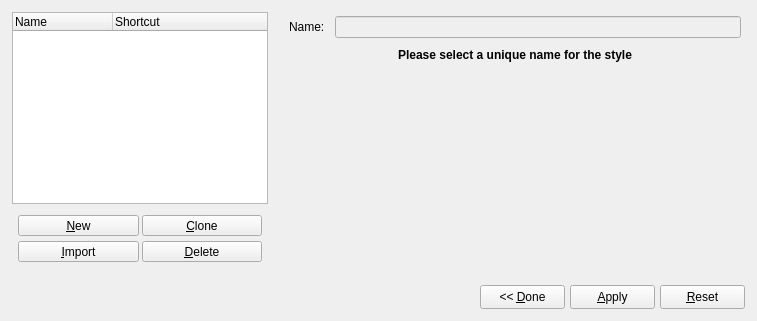
<ui version="4.0" >
 <class>StyleManager</class>
 <widget class="QDialog" name="StyleManager" >
  <property name="enabled" >
   <bool>true</bool>
  </property>
  <property name="sizePolicy" >
   <sizepolicy vsizetype="Preferred" hsizetype="MinimumExpanding" >
    <horstretch>0</horstretch>
    <verstretch>0</verstretch>
   </sizepolicy>
  </property>
  <layout class="QGridLayout" >
   <property name="leftMargin" >
    <number>6</number>
   </property>
   <property name="topMargin" >
    <number>6</number>
   </property>
   <property name="rightMargin" >
    <number>6</number>
   </property>
   <property name="bottomMargin" >
    <number>6</number>
   </property>
   <property name="horizontalSpacing" >
    <number>5</number>
   </property>
   <property name="verticalSpacing" >
    <number>5</number>
   </property>
   <item row="0" column="0" >
    <layout class="QVBoxLayout" >
     <property name="spacing" >
      <number>5</number>
     </property>
     <property name="leftMargin" >
      <number>6</number>
     </property>
     <property name="topMargin" >
      <number>6</number>
     </property>
     <property name="rightMargin" >
      <number>6</number>
     </property>
     <property name="bottomMargin" >
      <number>6</number>
     </property>
     <item>
      <widget class="StyleView" name="styleView" >
       <property name="contextMenuPolicy" >
        <enum>Qt::CustomContextMenu</enum>
       </property>
       <property name="alternatingRowColors" >
        <bool>true</bool>
       </property>
       <property name="allColumnsShowFocus" >
        <bool>true</bool>
       </property>
       <column>
        <property name="text" >
         <string>Name</string>
        </property>
       </column>
       <column>
        <property name="text" >
         <string>Shortcut</string>
        </property>
       </column>
      </widget>
     </item>
     <item>
      <widget class="QFrame" name="leftFrame" >
       <property name="sizePolicy" >
        <sizepolicy vsizetype="Preferred" hsizetype="Minimum" >
         <horstretch>0</horstretch>
         <verstretch>0</verstretch>
        </sizepolicy>
       </property>
       <property name="minimumSize" >
        <size>
         <width>190</width>
         <height>0</height>
        </size>
       </property>
       <property name="maximumSize" >
        <size>
         <width>32767</width>
         <height>32767</height>
        </size>
       </property>
       <property name="frameShape" >
        <enum>QFrame::NoFrame</enum>
       </property>
       <property name="frameShadow" >
        <enum>QFrame::Plain</enum>
       </property>
       <property name="lineWidth" >
        <number>0</number>
       </property>
       <layout class="QGridLayout" >
        <property name="leftMargin" >
         <number>6</number>
        </property>
        <property name="topMargin" >
         <number>6</number>
        </property>
        <property name="rightMargin" >
         <number>6</number>
        </property>
        <property name="bottomMargin" >
         <number>6</number>
        </property>
        <property name="horizontalSpacing" >
         <number>5</number>
        </property>
        <property name="verticalSpacing" >
         <number>5</number>
        </property>
        <item row="0" column="0" >
         <layout class="QHBoxLayout" >
          <property name="spacing" >
           <number>3</number>
          </property>
          <property name="leftMargin" >
           <number>0</number>
          </property>
          <property name="topMargin" >
           <number>0</number>
          </property>
          <property name="rightMargin" >
           <number>0</number>
          </property>
          <property name="bottomMargin" >
           <number>0</number>
          </property>
          <item>
           <widget class="QToolButton" name="newButton" >
            <property name="sizePolicy" >
             <sizepolicy vsizetype="Minimum" hsizetype="Preferred" >
              <horstretch>0</horstretch>
              <verstretch>0</verstretch>
             </sizepolicy>
            </property>
            <property name="minimumSize" >
             <size>
              <width>0</width>
              <height>0</height>
             </size>
            </property>
            <property name="maximumSize" >
             <size>
              <width>1000</width>
              <height>32767</height>
             </size>
            </property>
            <property name="text" >
             <string>&amp;New</string>
            </property>
            <property name="shortcut" >
             <string>Alt+N</string>
            </property>
           </widget>
          </item>
          <item>
           <widget class="QToolButton" name="cloneButton" >
            <property name="sizePolicy" >
             <sizepolicy vsizetype="Minimum" hsizetype="Preferred" >
              <horstretch>0</horstretch>
              <verstretch>0</verstretch>
             </sizepolicy>
            </property>
            <property name="minimumSize" >
             <size>
              <width>0</width>
              <height>0</height>
             </size>
            </property>
            <property name="maximumSize" >
             <size>
              <width>1000</width>
              <height>32767</height>
             </size>
            </property>
            <property name="toolTip" >
             <string>Clone copies the style to make similar styles easily.</string>
            </property>
            <property name="text" >
             <string>&amp;Clone</string>
            </property>
            <property name="shortcut" >
             <string>Alt+C</string>
            </property>
           </widget>
          </item>
         </layout>
        </item>
        <item row="1" column="0" >
         <layout class="QHBoxLayout" >
          <property name="spacing" >
           <number>3</number>
          </property>
          <property name="leftMargin" >
           <number>0</number>
          </property>
          <property name="topMargin" >
           <number>0</number>
          </property>
          <property name="rightMargin" >
           <number>0</number>
          </property>
          <property name="bottomMargin" >
           <number>0</number>
          </property>
          <item>
           <widget class="QToolButton" name="importButton" >
            <property name="sizePolicy" >
             <sizepolicy vsizetype="Minimum" hsizetype="Preferred" >
              <horstretch>0</horstretch>
              <verstretch>0</verstretch>
             </sizepolicy>
            </property>
            <property name="text" >
             <string>&amp;Import</string>
            </property>
            <property name="shortcut" >
             <string>Alt+I</string>
            </property>
           </widget>
          </item>
          <item>
           <widget class="QToolButton" name="deleteButton" >
            <property name="sizePolicy" >
             <sizepolicy vsizetype="Minimum" hsizetype="Preferred" >
              <horstretch>0</horstretch>
              <verstretch>0</verstretch>
             </sizepolicy>
            </property>
            <property name="text" >
             <string>&amp;Delete</string>
            </property>
            <property name="shortcut" >
             <string>Alt+D</string>
            </property>
           </widget>
          </item>
         </layout>
        </item>
       </layout>
      </widget>
     </item>
    </layout>
   </item>
   <item row="0" column="1" >
    <widget class="QFrame" name="rightFrame" >
     <property name="minimumSize" >
      <size>
       <width>472</width>
       <height>0</height>
      </size>
     </property>
     <property name="frameShape" >
      <enum>QFrame::NoFrame</enum>
     </property>
     <property name="frameShadow" >
      <enum>QFrame::Plain</enum>
     </property>
     <property name="lineWidth" >
      <number>0</number>
     </property>
     <layout class="QVBoxLayout" >
      <property name="spacing" >
       <number>0</number>
      </property>
      <property name="leftMargin" >
       <number>0</number>
      </property>
      <property name="topMargin" >
       <number>0</number>
      </property>
      <property name="rightMargin" >
       <number>0</number>
      </property>
      <property name="bottomMargin" >
       <number>0</number>
      </property>
      <item>
       <widget class="QFrame" name="editFrame" >
        <property name="sizePolicy" >
         <sizepolicy vsizetype="Preferred" hsizetype="Expanding" >
          <horstretch>0</horstretch>
          <verstretch>0</verstretch>
         </sizepolicy>
        </property>
        <property name="frameShape" >
         <enum>QFrame::NoFrame</enum>
        </property>
        <property name="frameShadow" >
         <enum>QFrame::Plain</enum>
        </property>
        <property name="lineWidth" >
         <number>0</number>
        </property>
        <layout class="QVBoxLayout" >
         <property name="spacing" >
          <number>0</number>
         </property>
         <property name="leftMargin" >
          <number>0</number>
         </property>
         <property name="topMargin" >
          <number>0</number>
         </property>
         <property name="rightMargin" >
          <number>0</number>
         </property>
         <property name="bottomMargin" >
          <number>0</number>
         </property>
         <item>
          <layout class="QHBoxLayout" >
           <property name="spacing" >
            <number>10</number>
           </property>
           <property name="leftMargin" >
            <number>10</number>
           </property>
           <property name="topMargin" >
            <number>10</number>
           </property>
           <property name="rightMargin" >
            <number>10</number>
           </property>
           <property name="bottomMargin" >
            <number>10</number>
           </property>
           <item>
            <widget class="QLabel" name="nameLabel" >
             <property name="text" >
              <string>Name:</string>
             </property>
             <property name="wordWrap" >
              <bool>false</bool>
             </property>
            </widget>
           </item>
           <item>
            <widget class="QLineEdit" name="nameEdit" >
             <property name="enabled" >
              <bool>false</bool>
             </property>
            </widget>
           </item>
          </layout>
         </item>
         <item>
          <widget class="QLabel" name="uniqueLabel" >
           <property name="maximumSize" >
            <size>
             <width>32767</width>
             <height>30</height>
            </size>
           </property>
           <property name="font" >
            <font>
             <weight>75</weight>
             <bold>true</bold>
            </font>
           </property>
           <property name="text" >
            <string>Please select a unique name for the style</string>
           </property>
           <property name="alignment" >
            <set>Qt::AlignCenter</set>
           </property>
           <property name="wordWrap" >
            <bool>false</bool>
           </property>
          </widget>
         </item>
         <item>
          <widget class="QFrame" name="mainFrame" >
           <property name="sizePolicy" >
            <sizepolicy vsizetype="MinimumExpanding" hsizetype="Preferred" >
             <horstretch>0</horstretch>
             <verstretch>0</verstretch>
            </sizepolicy>
           </property>
          </widget>
         </item>
        </layout>
       </widget>
      </item>
     </layout>
    </widget>
   </item>
   <item row="1" column="0" colspan="2" >
    <layout class="QHBoxLayout" >
     <property name="spacing" >
      <number>5</number>
     </property>
     <property name="leftMargin" >
      <number>6</number>
     </property>
     <property name="topMargin" >
      <number>6</number>
     </property>
     <property name="rightMargin" >
      <number>6</number>
     </property>
     <property name="bottomMargin" >
      <number>6</number>
     </property>
     <item>
      <spacer>
       <property name="orientation" >
        <enum>Qt::Horizontal</enum>
       </property>
       <property name="sizeType" >
        <enum>QSizePolicy::Expanding</enum>
       </property>
       <property name="sizeHint" >
        <size>
         <width>0</width>
         <height>20</height>
        </size>
       </property>
      </spacer>
     </item>
     <item>
      <widget class="QToolButton" name="okButton" >
       <property name="sizePolicy" >
        <sizepolicy vsizetype="Fixed" hsizetype="Preferred" >
         <horstretch>0</horstretch>
         <verstretch>0</verstretch>
        </sizepolicy>
       </property>
       <property name="minimumSize" >
        <size>
         <width>85</width>
         <height>24</height>
        </size>
       </property>
       <property name="text" >
        <string>&lt;&lt; &amp;Done</string>
       </property>
       <property name="shortcut" >
        <string>Alt+D</string>
       </property>
      </widget>
     </item>
     <item>
      <widget class="QToolButton" name="applyButton" >
       <property name="sizePolicy" >
        <sizepolicy vsizetype="Fixed" hsizetype="Preferred" >
         <horstretch>0</horstretch>
         <verstretch>0</verstretch>
        </sizepolicy>
       </property>
       <property name="minimumSize" >
        <size>
         <width>85</width>
         <height>24</height>
        </size>
       </property>
       <property name="text" >
        <string>&amp;Apply</string>
       </property>
       <property name="shortcut" >
        <string>Alt+A</string>
       </property>
      </widget>
     </item>
     <item>
      <widget class="QToolButton" name="resetButton" >
       <property name="sizePolicy" >
        <sizepolicy vsizetype="Fixed" hsizetype="Preferred" >
         <horstretch>0</horstretch>
         <verstretch>0</verstretch>
        </sizepolicy>
       </property>
       <property name="minimumSize" >
        <size>
         <width>85</width>
         <height>24</height>
        </size>
       </property>
       <property name="text" >
        <string>&amp;Reset</string>
       </property>
       <property name="shortcut" >
        <string>Alt+R</string>
       </property>
      </widget>
     </item>
    </layout>
   </item>
  </layout>
 </widget>
 <layoutdefault spacing="6" margin="11" />
 <customwidgets>
  <customwidget>
   <class>StyleView</class>
   <extends>QTreeWidget</extends>
   <header>styleview.h</header>
  </customwidget>
 </customwidgets>
 <includes>
  <include location="local" >scrpalettebase.h</include>
  <include location="local" >scrpalettebase.h</include>
 </includes>
 <resources/>
 <connections/>
</ui>
